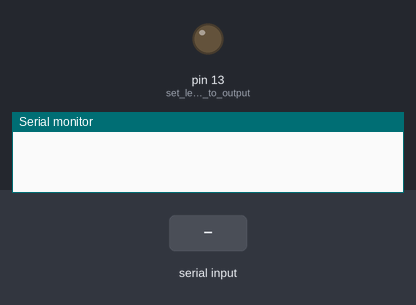
This sketch was run on a simulated Arduino Uno, built with avr-gcc and run on an emulated ATmega328P. On the bench: output pins drawn as LEDs (lit = HIGH), the last lines printed to the serial monitor. Dashed ring = blinking. The test bench sets the inputs (shaded band).

Above: at 1.2 s.
1.3 s: "Hello" received over the second serial link
At 1.7 s:
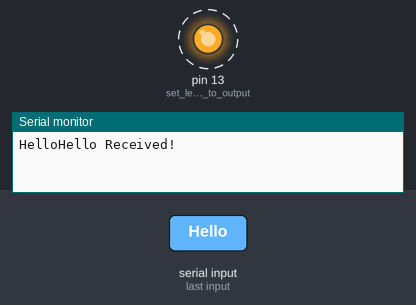
4.3 s: "1" received over the second serial link
Timing chart, 0 to 7.3 s (numbered marks = the images above; inputs shaded):
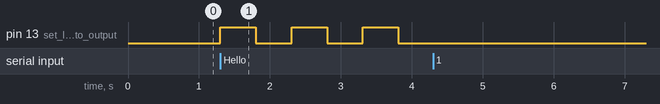

The sketch:

SoftSerial_slave.ino
```cpp
//SoftSerial Communication between 2 arduino
//Includes blink without delay function. (Use boolean "blink" to start the blinking sequence)
//
//Program will blink led 3 times and send a '1' back to the master arduino once a "Hello" is received from master
//
//Created by ErJieKai for MA2012

#include <SoftwareSerial.h>
#define RxD 11
#define TxD 10

char recvChar;                                        //variable to store character received
String recvStr;                                       //variable to store the series of received character

boolean blink;

SoftwareSerial slave(RxD, TxD);                       //Slave arduino acts as a serial communication device

void setup()
{
  Serial.begin(9600);                                //start serial monitor, for communicating with the PC

  pinMode(RxD, INPUT);                               //set mode of receive pin (from bluetooth)
  pinMode(TxD, OUTPUT);                              //set mode of transmit pin (to bluetooth)
  slave.begin(9600);                                 //start the bluetooth serial "port"

  pinMode(13, OUTPUT);                               //set led pin to output

  recvStr = "";                                      //initialize the string to be empty
  blink = false;                                     //initialize the blink state to be false
}
void loop()
{
  if (slave.available())                            //if data is available from the master arduino
  {
    recvChar = slave.read();                        //store character received
    Serial.print(recvChar);                         //display character received on the serial monitor

    recvStr = String(recvStr + String(recvChar));   //concatenate the recvChar
  }
  else
  {
//    Serial.println(recvStr);
    //if the received string is "Hello", then blink led and send a '1' back to master arduino
    if (recvStr == "Hello")
    {
      Serial.println("Hello Received!");
      blink = true;                                //turn on the led when there is incoming data
      slave.write('1');                            //send a one back to master arduino
    }
    recvStr = "";                                  //clear the recvStr
  }

  if (blink == true)                              //blink led if blink==true
  {
    if (blinkWithoutDelay() == true)
      blink = false;
  }
}

boolean blinkWithoutDelay()
{
  unsigned long interval = 500; //ms
  unsigned long currentMillis = millis();         //store program runtime into currentMillis
  static unsigned long prevMillis;                //static variable to store the time instance when led state is toggled. static variable will self initialize to 0
  static int count;                               //static variable to store how many times the led has blink

  static boolean ledstate = LOW;                  //initialize ledstate to LOW

  if ((currentMillis - prevMillis) > interval)    //Toggle led state if the elapsed time between the last toggle time instance and current runtime is more than interval
  {
    ledstate = !ledstate;                         //toggle led state
    digitalWrite(13, ledstate);
    prevMillis = currentMillis;                   //update toggle time instance
    count++;                                      //update the number of times the led has toggle
  }

  if (count >= 6)                                 //return true when led has blinked 3 times (toggle on/off 6 times)
  {
    count = 0;
    return true;                                  //completed 3 blinks
  }
  else
  {
    return false;                                 //blinking has not been completed
  }


}
```

Measured:
- after the input at 1.3 s, pin 13 (set_led_pin_to_output): alternates HIGH for 0.50 s and LOW for 0.50 s, starting at once
